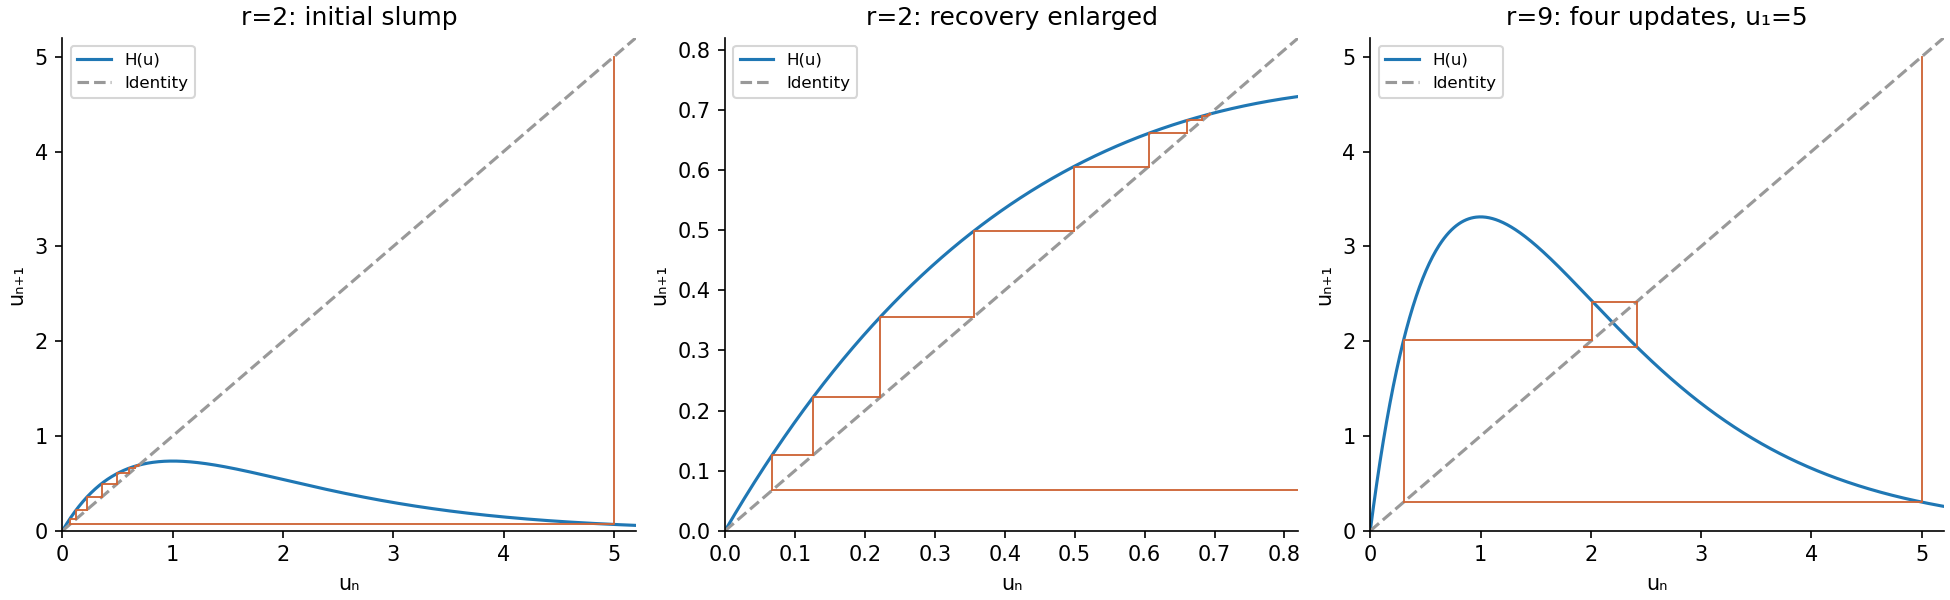

Recreate this plot in Python.
"""Original solution diagram; Python 3.14, NumPy 2.3.5, Matplotlib 3.10.7. Output to CWD."""
from pathlib import Path
import numpy as np
import matplotlib
matplotlib.use('Agg')
import matplotlib.pyplot as plt
plt.rcParams.update({'figure.facecolor':'white','axes.facecolor':'white','font.size':10,'axes.spines.top':False,'axes.spines.right':False})

def cobweb(ax,r,start,steps):
 u=start
 for j in range(steps):
  nxt=r*u*np.exp(-u);ax.plot([u,u,nxt],[u,nxt,nxt],color='#cf6739',lw=.9);u=nxt
fig,axs=plt.subplots(1,3,figsize=(13,4),layout='constrained')
for ax,r,limit,steps in zip(axs,[2,2,9],[5.2,.82,5.2],[15,22,4]):
 x=np.linspace(0,limit,700);ax.plot(x,r*x*np.exp(-x),label='H(u)');ax.plot(x,x,'--',color='.6',label='Identity');cobweb(ax,r,5,steps);ax.set(xlim=(0,limit),ylim=(0,limit),xlabel='uₙ',ylabel='uₙ₊₁',title=('r=2: initial slump' if ax is axs[0] else 'r=2: recovery enlarged' if r==2 else 'r=9: four updates, u₁=5'));ax.legend(fontsize=8)
fig.savefig(Path.cwd()/'2009-ricker-cobweb.png',dpi=150,facecolor='white');plt.close(fig)
